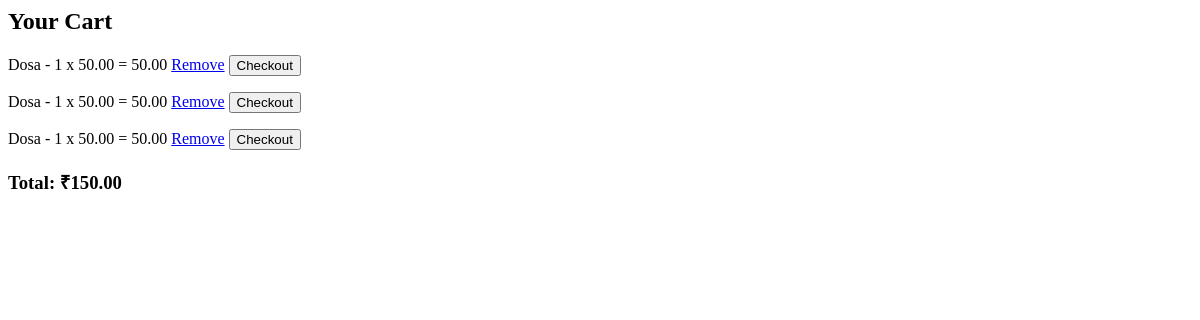
The page /cart/ (signed in) on the database as committed earlier.
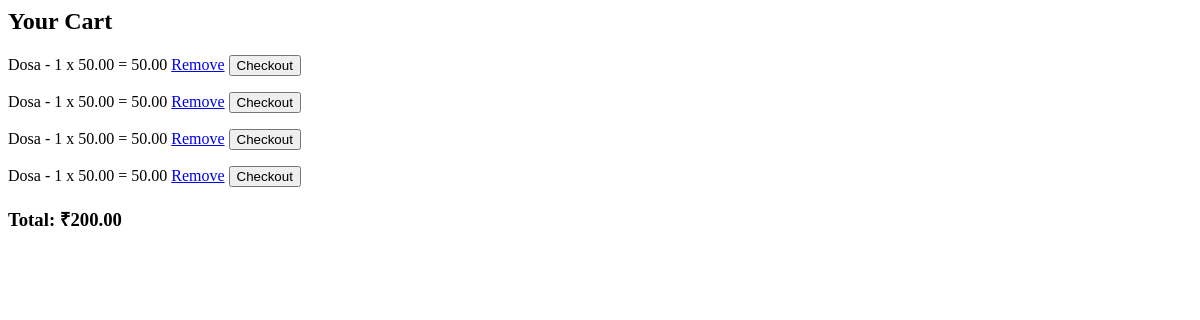
The same page on the database as committed later.
### cart/models.py (models this page shows)
class Cart(models.Model):
    user = models.ForeignKey(User, on_delete=models.CASCADE)
    food_item = models.ForeignKey(FoodItem, on_delete=models.CASCADE)
    quantity = models.PositiveIntegerField(default=1)
    def total_price(self):
        return self.quantity * self.food_item.price

### menu/models.py (models this page shows, shortened)
class FoodItem(models.Model):
    name = models.CharField(max_length=100)
    price = models.DecimalField(max_digits=10, decimal_places=2)
    image = models.ImageField(upload_to='food/')
    is_available = models.BooleanField(default=True)

### cart/views.py (the view)
# urls.py: path('', views.cart_view, name='cart'),
def cart_view(request):
    cart_items = Cart.objects.filter(user=request.user)
    total = sum(item.total_price() for item in cart_items)
    return render(request, 'cart/cart.html', {
        'cart_items': cart_items,
        'total': total
    })

### cart/templates/cart/cart.html
<h2>Your Cart</h2>
{% for item in cart_items %}
    <p>
        {{ item.food_item.name }} -
        {{ item.quantity }} x {{ item.food_item.price }}
        = {{ item.total_price }}
        <a href="{% url 'remove_from_cart' item.id %}">Remove</a>
        <a href="{% url 'place_order' %}">
    <button>Checkout</button>
</a>
    </p>
{% endfor %}
<h3>Total: ₹{{ total }}</h3>

Rows that differ between the two databases and show on the page:
added Cart: food_item.name "Dosa", quantity "1", food_item.price "50.00", total_price "50.00"
Other text that changed with them:
{{ total }}: "150.00" → "200.00"
